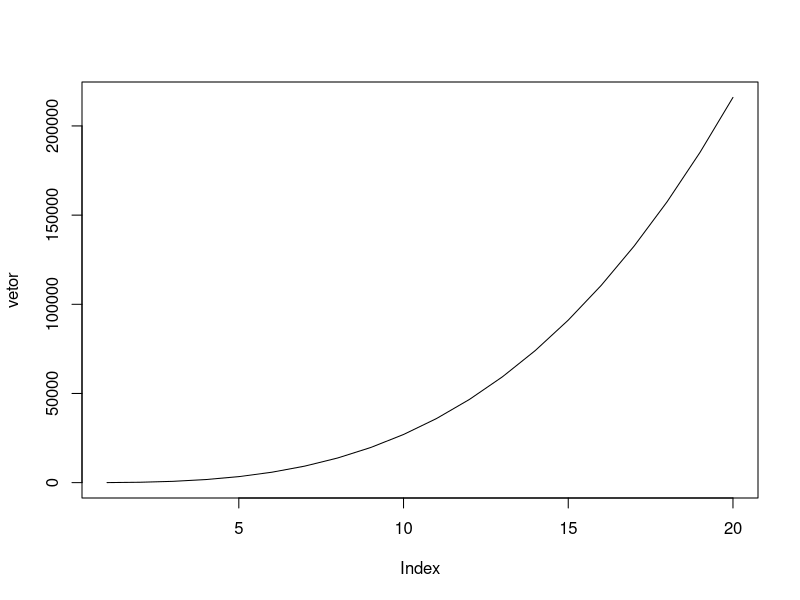

This figure's R source:
##################
# Funcional e OO
# Prof. Neylson
# Gerson de Morais Vasconcelos Neto
#######

## Loops e controle de fluxo (condicionais)
# Para cada item de 1 a 20, printar o número + (2)^2

for (item in 1:20) {
  print((item + 2)^2)
}

# Para cada item de 1 a 20, guardar o (número*3)^3 num vetor e plotar um gráfico

vetor = c()  # cria um vetor vazio

for (i in 1:20) {
   vetor[i] = (i*3)^3
}   ## a posição i do vetor igual a (i*3)^3

plot(vetor, type = "l") # plotando o gráfico (type l para linha, b para both, e nada para 
                        # bolinhas)


###########
# Para um vetor de 1 a 50, de 1 a 10 <- pequeno
# de 11 a 20 <- médio
# de 21 a 30 <- grande
# de 31 a 40 <- enorme
# de 41 a 49 <- gigante
# 50 <- Chega!!!!


for (i in 1:50){
  if (i <= 10){
    print(paste("Pequeno -", i))
  }
  if (i > 10 & i <= 20){
    print(paste("Médio -", i))
  }
  if (i > 20 & i <= 30){
    print(paste("Grande -", i))
  }
  if (i > 30 & i <= 40){
    print(paste("Enorme -", i))
  }
  if (i > 40 & i <= 49){
    print(paste("Gigante -", i))
  }
  if (i == 50) {
    print(paste("Chega!!!! -", i))
  }
}


######
# Sequência de Fibonacci
fib = c()
fib[1] = 1
fib [2] = 1

for (i in 3:20){
  fib[i] = fib[i-1] + fib[i-2]
}

######
# Funções!!

minha_media <- function(x){
  print ("Função de média do Neylson")
  med = sum(x) / length(x)
  return(med)
}

minha_media # retorna o código no console

data("iris")


mean(iris$Sepal.Length)
minha_media(iris$Sepal.Length)  # testando a função


z = minha_media(iris$Sepal.Length)
z # vai retor


# fazer uma função que determina as classes, vai retornar a classe do elemento
# com um print "esse elemento possui a classe" ..

minha_classe <- function(obj){
  classe = class(obj)
  print(paste("Esse elemento possui a classe", classe))
  return(classe)
}

class(fib)
minha_classe(fib)

# criar uma função que printa na tela a media, mediana, variancia e dp


meu_sumario <- function(x) {
  cat(" Minhas estatísticas descritivas:")   ## o cat exibe na tela e o print retorna string
  cat("\n")
  mdn = median(x)
  md = mean(x)
  vari = var(x)
  desvp = sd(x)
  cat(paste(" Média =", md,"\n","Mediana =", mdn, "\n", "Variância =", vari, "\n",
              "Desvio padrão =", desvp))
}

meu_sumario(fib)


## OBS.: o print ja retorna a string com uma quebra de linha, então nesse código acima
##      se eu fosse usar o print ao invés do cat teria que pedir para ele retornar um por
##      um senão ele viria tudo colado numa linha só

## agora vamos criar um bando de dados e retornar isso ai


meu_sumario2 <- function(x) {
  cat(" Minhas estatísticas descritivas:")  
  cat("\n")
  mdn = median(x)
  md = mean(x)
  vari = var(x)
  desvp = sd(x)
  cat(paste(" Média =", md,"\n","Mediana =", mdn, "\n", "Variância =", vari, "\n",
            "Desvio padrão =", desvp, "\n"))
  
  dados <- data.frame(media = md, mediana = mdn, variancia = vari, desvio_p = desvp)
  return(dados)
   
}

meu_sumario2(fib)  ## adicionei um data frame com os dados

## apliquei aos elementos da iris[1:4] o meu_sumario2

sapply(iris[1:4], meu_sumario2)







